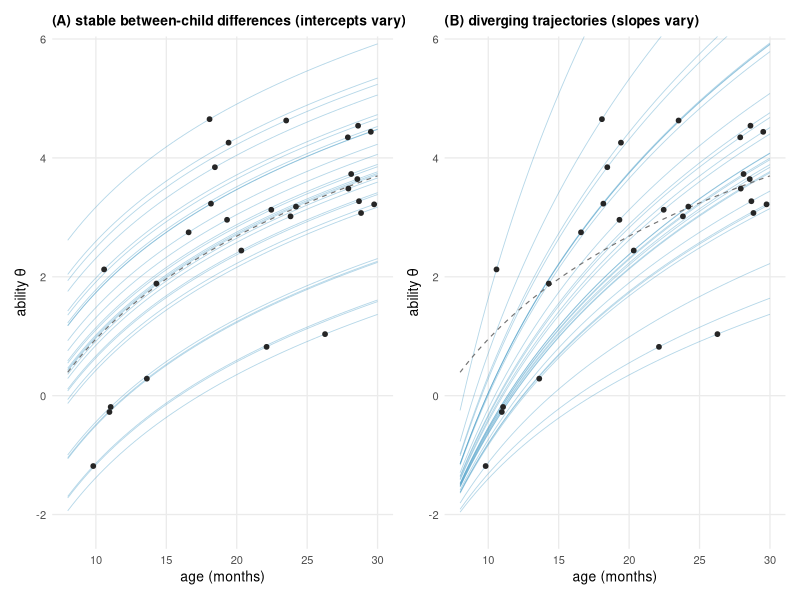

Generate this figure with R:
## ---- chunk 1
suppressPackageStartupMessages({
  library(here); library(dplyr); library(ggplot2); library(patchwork)
})
knitr::opts_chunk$set(
  echo = FALSE, message = FALSE, warning = FALSE,
  fig.align = "center", out.width = "100%", dpi = 300
)
## ---- chunk 2
#| label: fig-cross-sectional-confound
#| fig-cap: "Non-identifiability of growth models in cross-sectional data. Panels show the same simulated data, reflecting the possibility of stable between-child intercept differences (A) vs. varying growth slopes (B)."
# Why longitudinal data are needed to identify per-child acceleration.
#
# A single cross-sectional snapshot — one ability estimate per child at
# their observed age — is consistent with qualitatively different
# individual-trajectory structures. We draw ONE set of cross-sectional
# points (identical in both panels) and overlay two generative stories
# that each pass through every point exactly:
#   (A) stable between-child differences: every child shares the
#       population slope and differs only in intercept (parallel lines);
#   (B) diverging trajectories: every child starts from a common early
#       ability and differs in slope (a fan).
# With one observation per child the two are indistinguishable — only
# repeated measurement of the same child reveals which holds.

set.seed(42)
N         <- 28
a0        <- 6                       # reference age; log(t/a0) > 0 over 8-30
kappa_pop <- 2.5                     # population acceleration (slope on log-age)
sigma_xi  <- 1.0                     # between-child intercept spread

ages_obs <- runif(N, 8, 30)
L_obs    <- log(ages_obs / a0)
# cross-sectional cloud: ability rises with log-age + between-child noise
theta_obs <- kappa_pop * L_obs + rnorm(N, 0, sigma_xi)
pts <- data.frame(age = ages_obs, theta = theta_obs)

age_grid <- seq(8, 30, length.out = 60)
L_grid   <- log(age_grid / a0)

# (A) parallel: each child same slope kappa_pop, intercept set to hit point
parallel <- bind_rows(lapply(seq_len(N), function(i) {
  xi <- theta_obs[i] - kappa_pop * L_obs[i]
  data.frame(child = i, age = age_grid, theta = xi + kappa_pop * L_grid)
}))

# (B) fanning: common early origin theta0, slope set to hit point
theta0 <- min(theta_obs) - 1.5       # origin below the cloud so all slopes > 0
fanning <- bind_rows(lapply(seq_len(N), function(i) {
  kappa_i <- (theta_obs[i] - theta0) / L_obs[i]
  data.frame(child = i, age = age_grid, theta = theta0 + kappa_i * L_grid)
}))

yr <- range(theta_obs) + c(-1, 1)
mk <- function(traj, ttl) {
  ggplot() +
    geom_line(data = traj, aes(age, theta, group = child),
              color = "#2b8cbe", alpha = 0.35, linewidth = 0.3) +
    geom_line(data = data.frame(age = age_grid,
                                theta = kappa_pop * L_grid +
                                        (mean(theta_obs) - kappa_pop * mean(L_obs))),
              aes(age, theta), linetype = "dashed",
              color = "grey45", linewidth = 0.4) +
    geom_point(data = pts, aes(age, theta), size = 1.3, color = "grey15") +
    coord_cartesian(ylim = yr) +
    labs(x = "age (months)", y = expression(ability~theta), title = ttl) +
    theme_minimal(base_size = 10) +
    theme(plot.title = element_text(size = 10, face = "bold"),
          panel.grid.minor = element_blank())
}

mk(parallel, "(A) stable between-child differences (intercepts vary)") +
mk(fanning,  "(B) diverging trajectories (slopes vary)")
